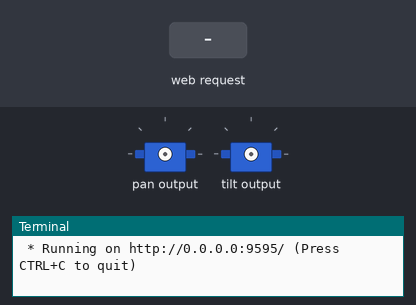
A program run on a simulated Raspberry Pi (BCM pin numbers) with a Pan-Tilt HAT. On the bench: 2 × servo, the last lines printed to the terminal. The inputs (shaded band) are chosen by the test bench. Servo angles are drawn from the pulse width (0.5 ms = 0°, 2.5 ms = 180°); the clock reads 2024-03-15 10:24:30 at power-on unless the program sets it.

Above: at 1.2 s.
1.3 s: HTTP request for /api/pan/0 received
2.8 s: HTTP request for /api/tilt/0 received
4.3 s: HTTP request for /api/pan/50 received
At 5.2 s:
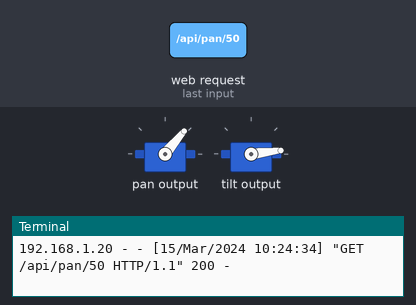
5.8 s: HTTP request for /api/tilt/50 received
At 6.3 s:
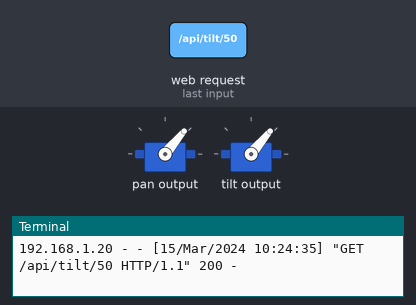
7.3 s: HTTP request for /api/pan/90 received
At 8.5 s:
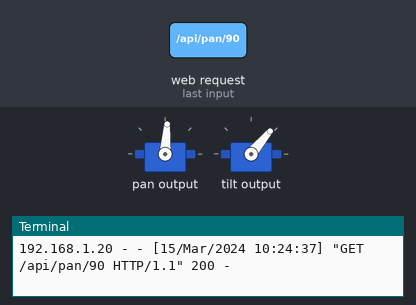
8.8 s: HTTP request for /api/tilt/90 received
At 9.8 s:
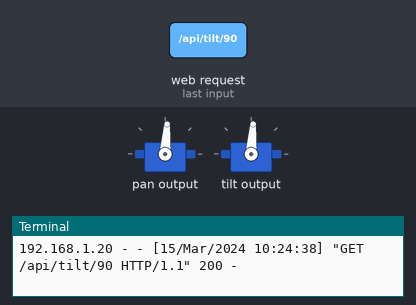
Timing chart, 0 to 11.3 s (numbered marks = the images above; inputs shaded):
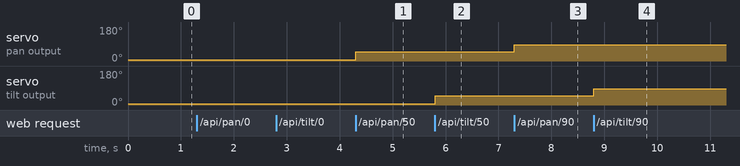

Measured:
- after the input at 4.3 s, servo on pan output: 7° → 50° at once
- after the input at 5.8 s, servo on tilt output: 7° → 50° at once
- after the input at 7.3 s, servo on pan output: 50° → 86° at once
- after the input at 8.8 s, servo on tilt output: 50° → 86° at once

The program:

04_WebPanTilt.py
```python
#!/usr/bin/env python
# After running this script, point the browser to http://0.0.0.0:9595/
# Ctrl-C to quit
import pantilthat
from sys import exit

try:
    from flask import Flask, render_template
except ImportError:
    exit("This script requires the flask module\nInstall with: sudo pip install flask")

app = Flask(__name__)

@app.route('/')
def home():
    return render_template('04_GUI.html')

@app.route('/api/<direction>/<int:angle>')
def api(direction, angle):
    if angle < 0 or angle > 180:
        return "{'error':'out of range'}"

    angle -= 90

    if direction == 'pan':
        pantilthat.pan(angle)
        return "{{'pan':{}}}".format(angle)

    elif direction == 'tilt':
        pantilthat.tilt(angle)
        return "{{'tilt':{}}}".format(angle)

    return "{'error':'invalid direction'}"

if __name__ == "__main__":
    app.run(host='0.0.0.0', port=9595, debug=True)
```
